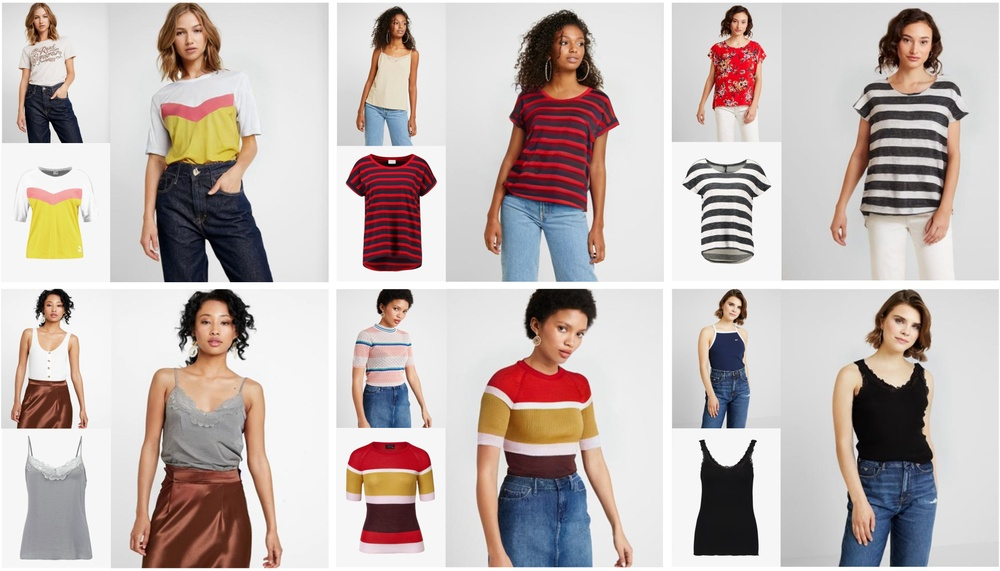
#> input picture assets/Teaser.jpg, 1000 x 571 px, shrunk from 4558 x 2601 before the run
$ python test_SSIM.py --folder1 ../assets --folder2 ../assets
#> lines starting #> are read from the running program, lines starting #| are printed output that depends on the picture
import argparse
import numpy as np
import os
from PIL import Image
from skimage.metrics import structural_similarity as ssim


def calculate_ssim(img_path1, img_path2):
#> called with img_path1 = '../assets/Teaser.jpg', img_path2 = '../assets/Teaser.jpg'
    pred_img = Image.open(img_path1)
#> pred_img is the input picture: PIL image 1000x571 RGB; mean R, G, B 193.3, 182.3, 179.2
    pred_np = np.asarray(pred_img.convert('L'))
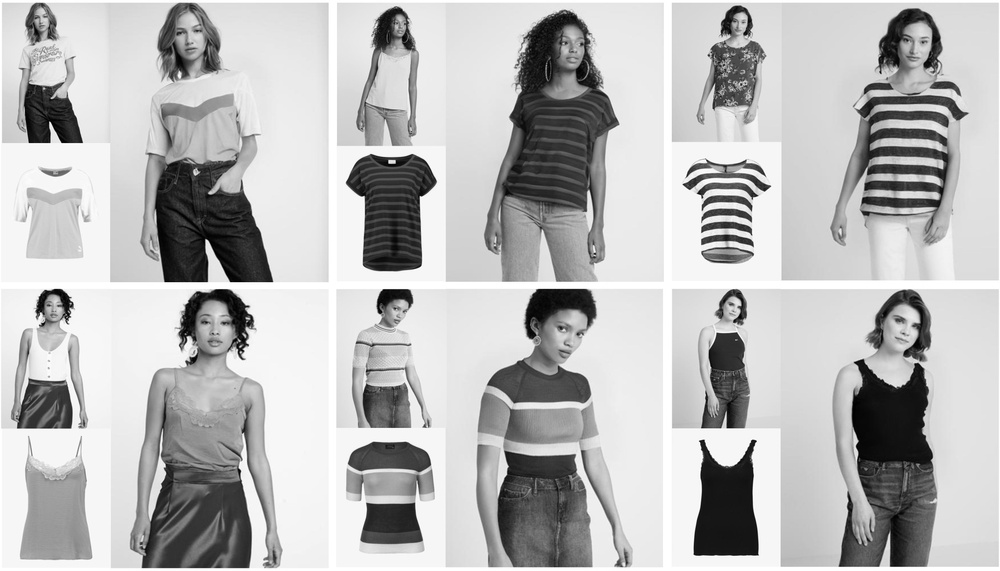
#> pred_np: shape (571, 1000); min 0, max 255, mean 185.3

    gt_img = Image.open(img_path2)
    gt_np = np.asarray(gt_img.convert('L'))

    returnSSIM = ssim(gt_np, pred_np, data_range=255, gaussian_weights=True, use_sample_covariance=False)
#> returnSSIM = 1
    return returnSSIM


def main(folder1, folder2):
    filenames1 = set(os.listdir(folder1))
    filenames2 = set(os.listdir(folder2))

    common_filenames = sorted(list(filenames1.intersection(filenames2)))
    ssim_values = []

    for filename in common_filenames:
        img_path1 = os.path.join(folder1, filename)
        img_path2 = os.path.join(folder2, filename)
        ssim = calculate_ssim(img_path1, img_path2)
#> ssim = 1
        print("SSIM value for {} is {}".format(filename, ssim))
#| SSIM value for Teaser.jpg is 1.0
        ssim_values.append(ssim)

    mean_ssim = np.mean(ssim_values)
#> mean_ssim = 1

    print("Mean SSIM value:", mean_ssim)
#| Mean SSIM value: 1.0

if __name__ == "__main__":
    parser = argparse.ArgumentParser(description='Calculate SSIM for images in two folders')
    parser.add_argument('--folder1', type=str, required=True, help='Path to the first folder')
    parser.add_argument('--folder2', type=str, required=True, help='Path to the second folder')
    args = parser.parse_args()

    main(args.folder1, args.folder2)
